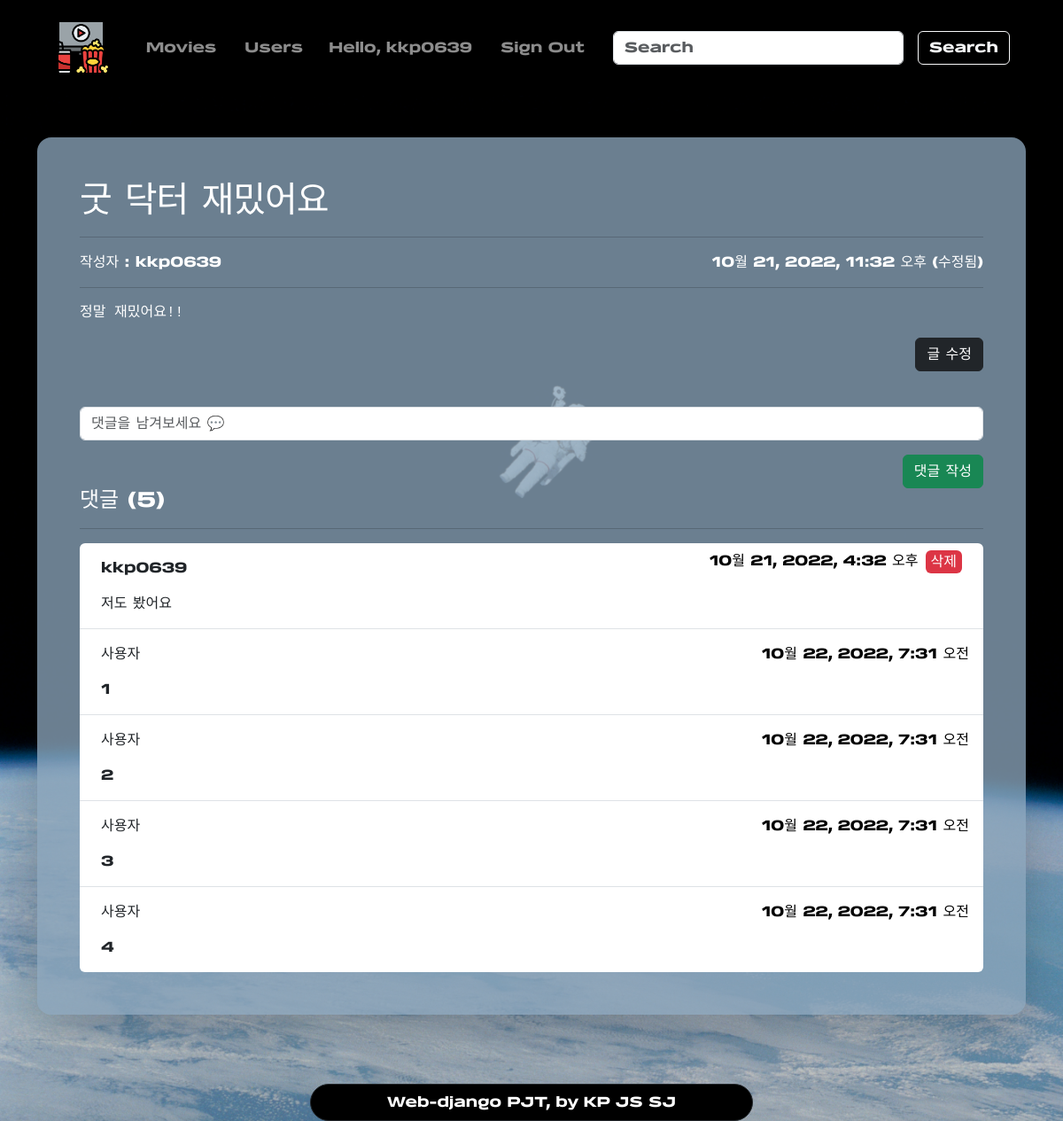
The page /1/ (signed in) on the database as committed earlier.
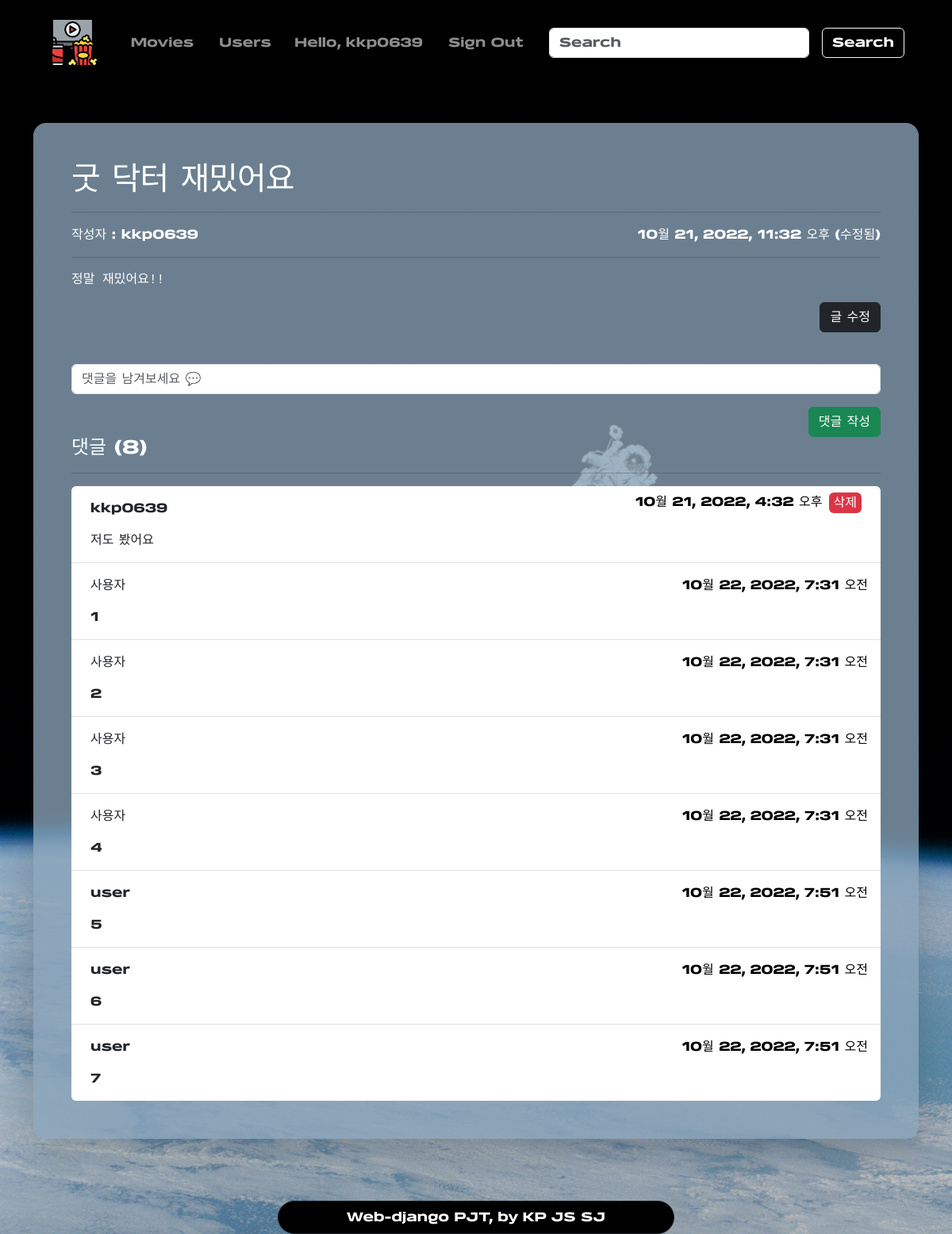
The same page on the database as committed later.
### articles/models.py (models this page shows)
class Comment(models.Model):
    content = models.TextField()
    created_at = models.DateTimeField(auto_now_add=True)
    review = models.ForeignKey(Review, on_delete=models.CASCADE)
    user = models.ForeignKey(settings.AUTH_USER_MODEL, on_delete=models.CASCADE)

### accounts/models.py (models this page shows)
class User(AbstractUser):
    pass

### articles/views.py (the view)
# urls.py: path("<int:review_pk>/", views.detail, name="detail"), # 리뷰 보기
@login_required
def detail(request, review_pk):
    review = Review.objects.get(pk=review_pk)
    comment_form = CommentForm()
    comments = review.comment_set.all()
    context = {
        "review": review,
        "comment_form": comment_form,
        "comments": comments,
    }
    return render(request, "articles/detail.html", context)

### articles/forms.py
class CommentForm(forms.ModelForm):
    content = forms.CharField(
        label="",
        widget=forms.TextInput(
            attrs={
                "placeholder": "댓글을 남겨보세요 💬",
            }
        ),
    )
    class Meta:
        model = Comment
        fields = [
            "content",
        ]

### articles/templates/articles/detail.html (shortened to what this page needs)
{% extends 'base.html' %}
{% load static %}
{% load django_bootstrap5 %}
{% block content %}
<div class="container d-flex flex-column justify-content-center my-5">
  <div class="review-detail p-5 rounded-4 shadow-lg">
    <h1 class="text-white font-space">{{ review.title }}</h1>
    <hr>
    <div class="d-flex justify-content-between align-middle">
      <p class="text-white">작성자 : {{ review.user }}</p>
      {% if review.created_at == review.updated_at %}
      <p class="text-white">{{ review.created_at }}</p>
      {% else %}
      <p class="text-white">{{ review.updated_at }} (수정됨)</p>
      {% endif %}
    </div>
    <hr class="mt-0">
    <pre class="fs-6 text-white ">{{ review.content}}</pre>
    <div class="d-flex justify-content-end my-3">
      {% if request.user == review.user %}
      <a href="{% url 'articles:update' review.pk %}" class="btn btn-dark">글 수정</a>
      {% endif %}
    </div>
    <form action="{% url 'articles:comment_create' review.pk %}" method="POST">
      {% bootstrap_form comment_form %}
      <div class="text-end"><input class="btn btn-success" type="submit" value="댓글 작성"></div>
    </form>
    <h4 class="text-white">댓글 ({{ comments|length }})</h4>
    <hr>
    <ul class="list-group list-group-flush rounded-2">
      {% for comment in comments %}
      <li class="list-group-item align-middle">
        <div class="d-flex justify-content-between align-items-center">
          <p class="card-text mx-2 my-2">{{ comment.user }}</p>
          <div class="d-flex">
            <p class="card-text text-black">{{ comment.created_at }}</p>
            {% if request.user == comment.user %}
            <form action="{% url 'articles:comment_delete' review.pk comment.pk %}" method="POST">
              <input class="bg-danger text-white mx-2 border-0 text-decoration-none rounded-2" type="submit" value="삭제">
            </form>
            {% endif %}
          </div>
        </div>
        <div class="m-2">
          {{ comment.content }}
        </div>
      </li>
      {% endfor %}
    </ul>
  </div>
</div>
{% endblock content %}

Rows that differ between the two databases and show on the page:
added Comment: user "user", created_at "10월 22, 2022, 7:51 오전", content "5"
added Comment: user "user", created_at "10월 22, 2022, 7:51 오전", content "6"
added Comment: user "user", created_at "10월 22, 2022, 7:51 오전", content "7"
Other text that changed with them:
{{ comments|length }}: "5" → "8"
